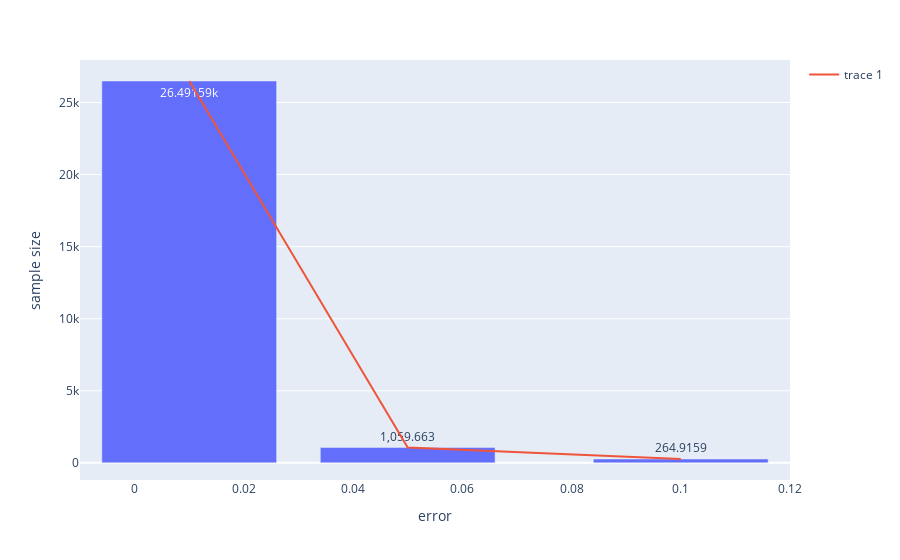

Here is the notebook cell this chart was saved with:
### Code cell
# plot the results on plotly
fig = px.bar(x=errors, y=list_ni, labels={"x": "error", "y": "sample size"}, text_auto=True)
fig.add_scatter(x=errors, y=list_ni, mode="lines")
fig.show()

### Figure 1 — Plotly figure (JSON) as saved in the notebook; plotly's stock layout.template omitted (floating-point values rounded to 4 significant figures)
{"data": [{"alignmentgroup": "True", "hovertemplate": "error=%{x}<br>sample size=%{y}<extra></extra>", "legendgroup": "", "marker": {"color": "#636efa", "pattern": {"shape": ""}}, "name": "", "offsetgroup": "", "orientation": "v", "showlegend": false, "textposition": "auto", "texttemplate": "%{y}", "type": "bar", "x": [0.1, 0.05, 0.01], "xaxis": "x", "y": [264.9, 1060.0, 26490.0], "yaxis": "y"}, {"mode": "lines", "type": "scatter", "x": [0.1, 0.05, 0.01], "y": [264.9, 1060.0, 26490.0]}], "layout": {"barmode": "relative", "legend": {"tracegroupgap": 0}, "margin": {"t": 60}, "xaxis": {"anchor": "y", "domain": [0, 1], "title": {"text": "error"}}, "yaxis": {"anchor": "x", "domain": [0, 1], "title": {"text": "sample size"}}}}
